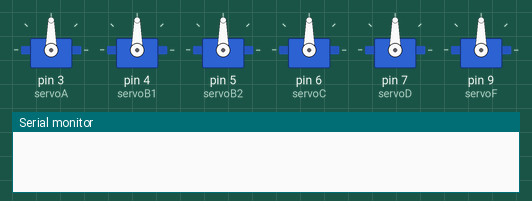
A sketch run on a simulated Arduino Uno, built with avr-gcc and run on an emulated ATmega328P. Parts: 6 × servo, the last lines printed to the serial monitor.

Above: at 0.01 s.
At 0.6 s:
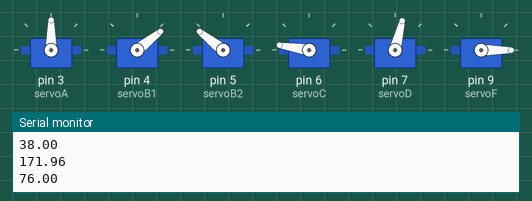
Timing chart, 0 to 2.1 s (numbered marks = the images above):
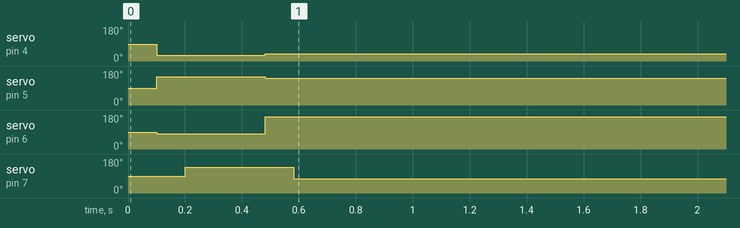

The sketch:

ChessArmController.ino
```cpp
#include <Servo.h>
#include <math.h>

//Measured values
#define L1 8
#define L2 7.6
#define L3 18.5//10.5 without gripper
#define Y 10
#define phi 45
//End Measured values

//Globals
String move = "";//Strockfish answer
Servo servoA,servoB1,servoB2,servoC,servoD,servoF;

enum ServoName {
    SERVO_A,
    SERVO_B1,
    SERVO_B2,
    SERVO_C,
    SERVO_D,
    SERVO_F
};
//End Globals

//InvKin start
class InvKin {
private:
    double thetas[3],omega;

public:

    double GetTheta1(){
      return thetas[0];
    }
    double GetTheta2(){
      return thetas[1];
    }
    double GetTheta3(){
      return thetas[2];
    }

    void FindThetas(double x, double y) {
        double xp, yp, r, a, b, C2, S2;

        /*Serial.println("Trig values:");
        Serial.println(cos(deg2rad(phi)));
        Serial.println(sin(deg2rad(phi)));
        */
        /* //Model1
        xp = x-L3*cos(deg2rad(phi));
        yp = y-L3*sin(deg2rad(phi));

        r = sqrt(xp*xp + yp*yp);
        if(r>=abs(L1-L2) && r<=(L1+L2)){
          Serial.print("r=");
          Serial.println(r);

          a = atan2(yp, xp);

        C2 = (r*r - L1*L1 - L2*L2) / (2*L1*L2);
        C2 = constrain(C2, -1.0, 1.0);//Avoid floating point errors

        S2 = sqrt(1 - C2*C2);

        b = atan2(L2*S2, (L1 + L2*C2));

        thetas[0] = rad2deg(a - b);
        thetas[1] = rad2deg(atan2(S2, C2));
        thetas[2] = phi - (thetas[0] + thetas[1]);
        */
        //Model 2
        double phi_rad=deg2rad(phi);
        C2=(x*x+y*y-L1*L1-L2*L2+L3*L3-2*L3*(x*cos(phi_rad)+y*sin(phi_rad)))/(2*L1*L2);
        Serial.print("C2 is ");
        Serial.println(C2);
        if((C2>=-1 && C2<=1) ){
          if((C2!=-1 || L1!=L2)){
          S2=sqrt(1-C2*C2);
          Serial.print("S2 is ");
          Serial.println(S2);
          thetas[1]=rad2deg(atan2(S2,C2));
          thetas[0]=rad2deg(atan2(
                    (y - L3*sin(phi_rad)) * (L1 + L2*C2)
                  - (x - L3*cos(phi_rad)) * L2*S2,

                    (x - L3*cos(phi_rad)) * (L1 + L2*C2)
                  + (y - L3*sin(phi_rad)) * L2*S2
                  ));
          thetas[2]=rad2deg(phi_rad)-(thetas[0]+thetas[1]);
          Serial.println("Theoritical thetas:");
          PrintThetas();

          //Converting theta's from theoretical model
          thetas[0]=thetas[0]+abs(thetas[0]-38);//Servos B1,B2
          thetas[1]=thetas[1]+abs(thetas[1]-72);//Servo C
          thetas[2]=thetas[2]+abs(thetas[2]-76);// Servo D
          Serial.println("Real thetas:");
          PrintThetas();

          }else{
            Serial.print("Arm out of bounds!!!");
            //Home position for not breaking the arm
            thetas[0]=38;//Servos B1,B2
            thetas[1]=72;//Servo C
            thetas[2]=76;// Servo D
          }

        }else{
          Serial.println("Cosine is out of bounds!!!");
      }


    }

    double ConvertAngle(double theta,double offset){
      if(theta>=0){
        return theta + offset;
      }else if (theta<0){
        return offset - theta;
      }else{
        Serial.print(theta);
        Serial.println("cannot be converted!");
      }
    }

    double GetOmega(double x, double z){
      if(z>=0 && z<=9.1875){
        return rad2deg(atan(z/x))+90;//+90 offset from theoritical model
      }else if (z<0 && z>=-12.25){
        return rad2deg(atan(z/x)+M_PI)+90;//same
      }else{
        Serial.println("Arm(z) out of bounds!!!");
      }
  }

    double rad2deg(double rad) {
        return rad * 180.0 / M_PI;
  }
    double deg2rad(double deg){
      return deg * M_PI/180;
    }

    void PrintThetas(){
      for(int i=0;i<3;i++){
    Serial.println(thetas[i]);
    }
  }
};//End InvKin

//functions
void RestArm (){
  //servoA.write(90);
  SetAngle(servoA,90,SERVO_A);
  //servoB1.write(38);
  SetAngle(servoB1,30,SERVO_B1);
  //servoB2.write(180-38);
  SetAngleSup(servoB2,30,SERVO_B2);
  //servoC.write(72);
  SetAngle(servoC,80,SERVO_C);
  //servoD.write(76);
  SetAngle(servoD,136,SERVO_D);
  //servoF.write(60);//open
  SetAngle(servoF,0,SERVO_F);
  //servoF.write(0);//close
}

void GripOpen(){
  //servoF.write(60);//open
  SetAngle(servoF,0,SERVO_F);
}

void GripClose(){
  //servoF.write(40);//close
  SetAngle(servoF,160,SERVO_F);
}

void SetAngle(Servo &servo,double theta,ServoName name) {
      if (theta>=0 && theta<=180){
        if(name==SERVO_B1 || name==SERVO_B2){
          servo.write(theta);
        }else{
          servo.write(theta);
          delay(100);
        }
      }else{
        Serial.print("Servo ");
        Serial.print(name);
        Serial.println(" got invalid angle!");
      }

    }

void SetAngleSup(Servo &servo,double theta,ServoName name) {
      SetAngle(servo,180-theta,name);
    }

void SetPosition(InvKin &invkin){
  SetAngle(servoB1,invkin.GetTheta1(),SERVO_B1);
  SetAngleSup(servoB2,invkin.GetTheta1(),SERVO_B2);
  SetAngle(servoC,invkin.GetTheta2(),SERVO_C);
  SetAngle(servoD,invkin.GetTheta3(),SERVO_D);
}


void SerialCom(){
  if (Serial.available()) {
    move = Serial.readStringUntil('\n');
    Serial.print("Arduino received: ");
    Serial.println(move);
    DecodeMove(move);
    }else{
      Serial.println("Serial communication is unavailable!");
    }
}

bool DecodeMove(String mv){
  bool go=false;
}
//End functions


void setup() {
  Serial.begin(9600);
  servoA.attach(3);
  servoB1.attach(4);
  servoB2.attach(5);
  servoC.attach(6);
  servoD.attach(7);
  servoF.attach(9);
  RestArm();
  SerialCom();
  InvKin invkin;
  invkin.FindThetas(20,Y);//x=1..26,Y=5 are valid
  SetPosition(invkin);
  /*delay(2000);
  RestArm();*/

}

void loop() {


}
```
